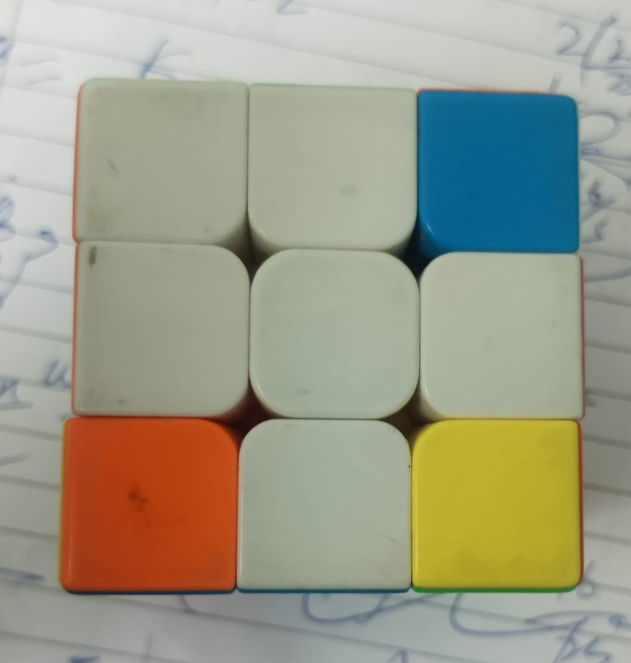
//> input picture cube_cv/gpt_and_deepseek/images/cube_face.jpeg, 1262 x 1326 px (shown at 1/2 size)
$ ./seek2   (built with g++ and OpenCV 4)
//> lines starting //> are read from the running program, lines starting //| are printed output that depends on the picture; after the words box and inside, x2 and y2 are one past the last pixel; in counts of white or black regions, pixels touching at a corner belong together
#include <opencv2/opencv.hpp>
#include <iostream>
#include <vector>
#include <algorithm>

// Comparator to sort rectangles by their (y, x) positions (row-wise)
bool sortRectangles(const cv::Rect &a, const cv::Rect &b) {
    if (a.y < b.y - 10) return true;       // Different row (higher y = lower row)
    else if (a.y > b.y + 10) return false; // Different row
    else return a.x < b.x;                 // Same row, sort by x
}

int main() {
    // Load image
    cv::Mat image = cv::imread("images/cube_face.jpeg");
//> image is the input picture: 1326 rows x 1262 cols, CV_8UC3; mean B, G, R 137.6, 156.7, 156.7
    if (image.empty()) {
        std::cerr << "Error: Could not load image." << std::endl;
        return -1;
    }

    // Convert to grayscale
    cv::Mat gray;
    cv::cvtColor(image, gray, cv::COLOR_BGR2GRAY);
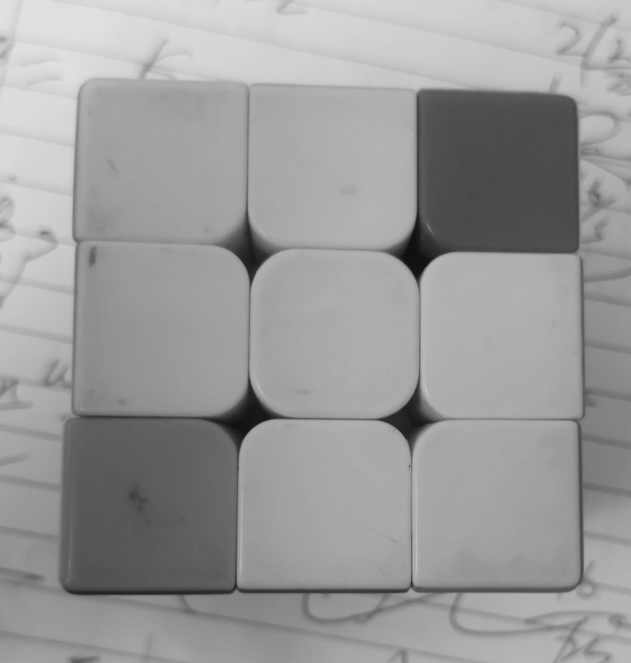
//> gray: 1326 rows x 1262 cols, CV_8UC1 (shown at 1/2 size); min 12, max 226, mean 154.5

    // Apply adaptive thresholding
    cv::Mat thresh;
    cv::adaptiveThreshold(gray, thresh, 255, cv::ADAPTIVE_THRESH_GAUSSIAN_C,
                          cv::THRESH_BINARY_INV, 11, 2);
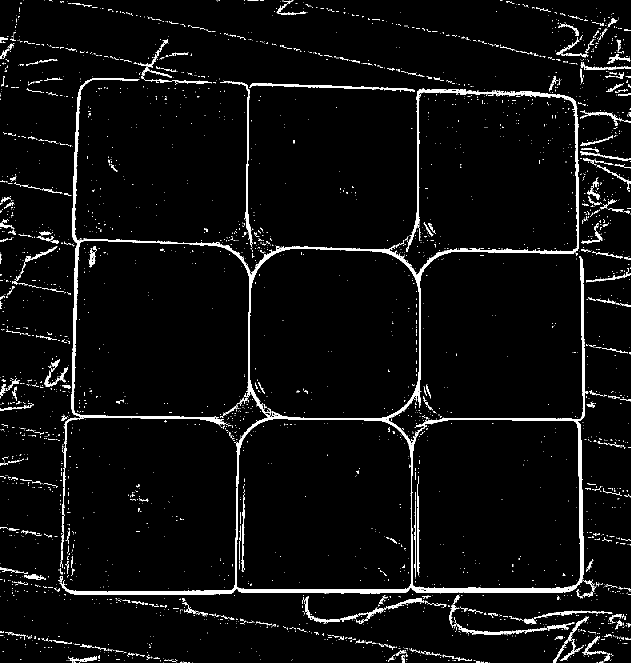
//> thresh: 1326 rows x 1262 cols, CV_8UC1 (shown at 1/2 size); 4.4% white; 3429 white regions (3132 under 20 px), largest, box (x1, y1, x2, y2) and area: (120, 156, 1170, 1190) 36366, (499, 166, 830, 184) 1373, (440, 162, 506, 494) 1329

    // Morphological closing to connect edges
    cv::Mat kernel = cv::getStructuringElement(cv::MORPH_RECT, cv::Size(3, 3));
    cv::morphologyEx(thresh, thresh, cv::MORPH_CLOSE, kernel);
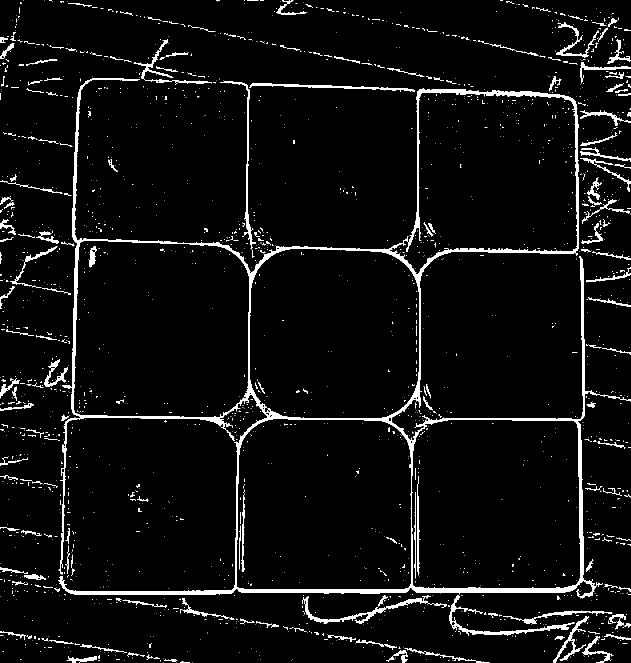
//> thresh: 1326 rows x 1262 cols, CV_8UC1 (shown at 1/2 size); 5% white; 2029 white regions (1768 under 20 px)

    // Find contours
    std::vector<std::vector<cv::Point>> contours;
    cv::findContours(thresh, contours, cv::RETR_EXTERNAL, cv::CHAIN_APPROX_SIMPLE);
//> contours = 1733 contours, 1583 with area under 20; largest, box (x1, y1, x2, y2) and area: (117, 156, 1240, 1197) 483778, (606, 1191, 862, 1248) 1552, (899, 1190, 1149, 1272) 1538, (499, 166, 830, 184) 1094, (440, 162, 512, 499) 1024

    // Filter and store valid facelets (rectangles)
    std::vector<cv::Rect> facelets;
    for (const auto &contour : contours) {
        cv::Rect rect = cv::boundingRect(contour);
        float aspectRatio = (float)rect.width / rect.height;
        int area = rect.area();

        // Filter based on size and aspect ratio (adjust thresholds as needed)
        if (area > 1000 && area < 50000 && aspectRatio > 0.8 && aspectRatio < 1.2) {
            facelets.push_back(rect);
        }
    }
//> this loop made 1733 passes
//> (rect, aspectRatio, area) on passes 4, 5, 21: (Rect(952, 1323, 27, 3), 9, 81), (Rect(360, 1323, 20, 3), 6.67, 60), (Rect(328, 1318, 27, 6), 4.5, 162)

    // Ensure exactly 9 facelets (for a 3x3 cube)
    if (facelets.size() != 9) {
        std::cerr << "Error: Detected " << facelets.size() << " facelets (expected 9)." << std::endl;
//> (the run ends here: the program exits with an error code, at `return -1;`)
